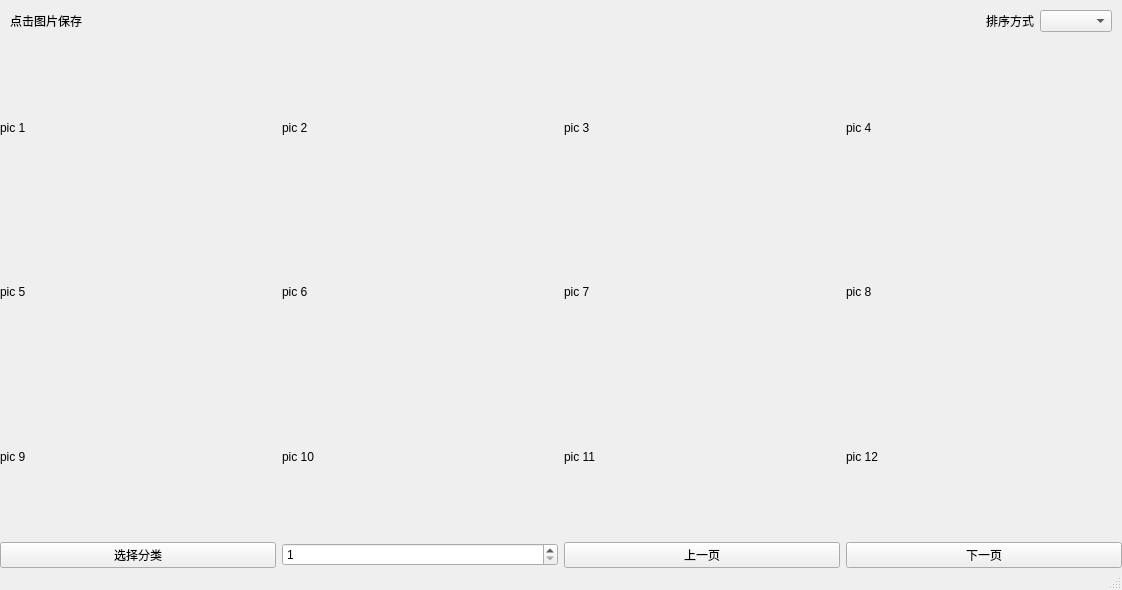
<?xml version="1.0" encoding="UTF-8"?>
<ui version="4.0">
 <class>WallpaperDownloader</class>
 <widget class="QMainWindow" name="WallpaperDownloader">
  <property name="geometry">
   <rect>
    <x>0</x>
    <y>0</y>
    <width>1122</width>
    <height>590</height>
   </rect>
  </property>
  <property name="windowTitle">
   <string>WallpaperDownloader</string>
  </property>
  <widget class="QWidget" name="centralwidget">
   <layout class="QGridLayout" name="gridLayout_2">
    <property name="leftMargin">
     <number>0</number>
    </property>
    <property name="topMargin">
     <number>10</number>
    </property>
    <property name="rightMargin">
     <number>0</number>
    </property>
    <property name="bottomMargin">
     <number>0</number>
    </property>
    <item row="2" column="0">
     <layout class="QHBoxLayout" name="horizontalLayout">
      <property name="topMargin">
       <number>0</number>
      </property>
      <property name="bottomMargin">
       <number>0</number>
      </property>
      <item>
       <widget class="QPushButton" name="pushButton">
        <property name="text">
         <string>选择分类</string>
        </property>
       </widget>
      </item>
      <item>
       <widget class="QSpinBox" name="spinBox">
        <property name="minimum">
         <number>1</number>
        </property>
        <property name="maximum">
         <number>9999999</number>
        </property>
       </widget>
      </item>
      <item>
       <widget class="QPushButton" name="pushButton_2">
        <property name="text">
         <string>上一页</string>
        </property>
       </widget>
      </item>
      <item>
       <widget class="QPushButton" name="pushButton_3">
        <property name="text">
         <string>下一页</string>
        </property>
       </widget>
      </item>
     </layout>
    </item>
    <item row="1" column="0">
     <layout class="QGridLayout" name="gridLayout">
      <item row="1" column="0">
       <widget class="QLabel" name="label_1">
        <property name="sizePolicy">
         <sizepolicy hsizetype="Expanding" vsizetype="Expanding">
          <horstretch>0</horstretch>
          <verstretch>0</verstretch>
         </sizepolicy>
        </property>
        <property name="text">
         <string>pic 1</string>
        </property>
        <property name="scaledContents">
         <bool>true</bool>
        </property>
       </widget>
      </item>
      <item row="2" column="1">
       <widget class="QLabel" name="label_6">
        <property name="sizePolicy">
         <sizepolicy hsizetype="Expanding" vsizetype="Expanding">
          <horstretch>0</horstretch>
          <verstretch>0</verstretch>
         </sizepolicy>
        </property>
        <property name="text">
         <string>pic 6</string>
        </property>
       </widget>
      </item>
      <item row="3" column="0">
       <widget class="QLabel" name="label_9">
        <property name="sizePolicy">
         <sizepolicy hsizetype="Expanding" vsizetype="Expanding">
          <horstretch>0</horstretch>
          <verstretch>0</verstretch>
         </sizepolicy>
        </property>
        <property name="text">
         <string>pic 9</string>
        </property>
       </widget>
      </item>
      <item row="1" column="1">
       <widget class="QLabel" name="label_2">
        <property name="sizePolicy">
         <sizepolicy hsizetype="Expanding" vsizetype="Expanding">
          <horstretch>0</horstretch>
          <verstretch>0</verstretch>
         </sizepolicy>
        </property>
        <property name="text">
         <string>pic 2</string>
        </property>
       </widget>
      </item>
      <item row="2" column="0">
       <widget class="QLabel" name="label_5">
        <property name="sizePolicy">
         <sizepolicy hsizetype="Expanding" vsizetype="Expanding">
          <horstretch>0</horstretch>
          <verstretch>0</verstretch>
         </sizepolicy>
        </property>
        <property name="text">
         <string>pic 5</string>
        </property>
       </widget>
      </item>
      <item row="1" column="3">
       <widget class="QLabel" name="label_4">
        <property name="sizePolicy">
         <sizepolicy hsizetype="Expanding" vsizetype="Expanding">
          <horstretch>0</horstretch>
          <verstretch>0</verstretch>
         </sizepolicy>
        </property>
        <property name="text">
         <string>pic 4</string>
        </property>
       </widget>
      </item>
      <item row="2" column="2">
       <widget class="QLabel" name="label_7">
        <property name="sizePolicy">
         <sizepolicy hsizetype="Expanding" vsizetype="Expanding">
          <horstretch>0</horstretch>
          <verstretch>0</verstretch>
         </sizepolicy>
        </property>
        <property name="text">
         <string>pic 7</string>
        </property>
       </widget>
      </item>
      <item row="2" column="3">
       <widget class="QLabel" name="label_8">
        <property name="sizePolicy">
         <sizepolicy hsizetype="Expanding" vsizetype="Expanding">
          <horstretch>0</horstretch>
          <verstretch>0</verstretch>
         </sizepolicy>
        </property>
        <property name="text">
         <string>pic 8</string>
        </property>
       </widget>
      </item>
      <item row="1" column="2">
       <widget class="QLabel" name="label_3">
        <property name="sizePolicy">
         <sizepolicy hsizetype="Expanding" vsizetype="Expanding">
          <horstretch>0</horstretch>
          <verstretch>0</verstretch>
         </sizepolicy>
        </property>
        <property name="text">
         <string>pic 3</string>
        </property>
       </widget>
      </item>
      <item row="3" column="1">
       <widget class="QLabel" name="label_10">
        <property name="sizePolicy">
         <sizepolicy hsizetype="Expanding" vsizetype="Expanding">
          <horstretch>0</horstretch>
          <verstretch>0</verstretch>
         </sizepolicy>
        </property>
        <property name="text">
         <string>pic 10</string>
        </property>
       </widget>
      </item>
      <item row="3" column="2">
       <widget class="QLabel" name="label_11">
        <property name="sizePolicy">
         <sizepolicy hsizetype="Expanding" vsizetype="Expanding">
          <horstretch>0</horstretch>
          <verstretch>0</verstretch>
         </sizepolicy>
        </property>
        <property name="text">
         <string>pic 11</string>
        </property>
       </widget>
      </item>
      <item row="3" column="3">
       <widget class="QLabel" name="label_12">
        <property name="sizePolicy">
         <sizepolicy hsizetype="Expanding" vsizetype="Expanding">
          <horstretch>0</horstretch>
          <verstretch>0</verstretch>
         </sizepolicy>
        </property>
        <property name="text">
         <string>pic 12</string>
        </property>
       </widget>
      </item>
      <item row="0" column="2">
       <layout class="QHBoxLayout" name="horizontalLayout_2"/>
      </item>
     </layout>
    </item>
    <item row="0" column="0">
     <layout class="QHBoxLayout" name="horizontalLayout_3">
      <property name="leftMargin">
       <number>10</number>
      </property>
      <property name="topMargin">
       <number>0</number>
      </property>
      <property name="rightMargin">
       <number>10</number>
      </property>
      <property name="bottomMargin">
       <number>10</number>
      </property>
      <item>
       <widget class="QLabel" name="label_hint">
        <property name="sizePolicy">
         <sizepolicy hsizetype="Minimum" vsizetype="Maximum">
          <horstretch>1</horstretch>
          <verstretch>0</verstretch>
         </sizepolicy>
        </property>
        <property name="text">
         <string>点击图片保存</string>
        </property>
       </widget>
      </item>
      <item>
       <widget class="QLabel" name="label">
        <property name="text">
         <string>排序方式</string>
        </property>
       </widget>
      </item>
      <item>
       <widget class="QComboBox" name="comboBox_order">
        <property name="currentText">
         <string/>
        </property>
       </widget>
      </item>
     </layout>
    </item>
   </layout>
  </widget>
  <widget class="QStatusBar" name="statusbar"/>
 </widget>
 <resources/>
 <connections/>
</ui>
